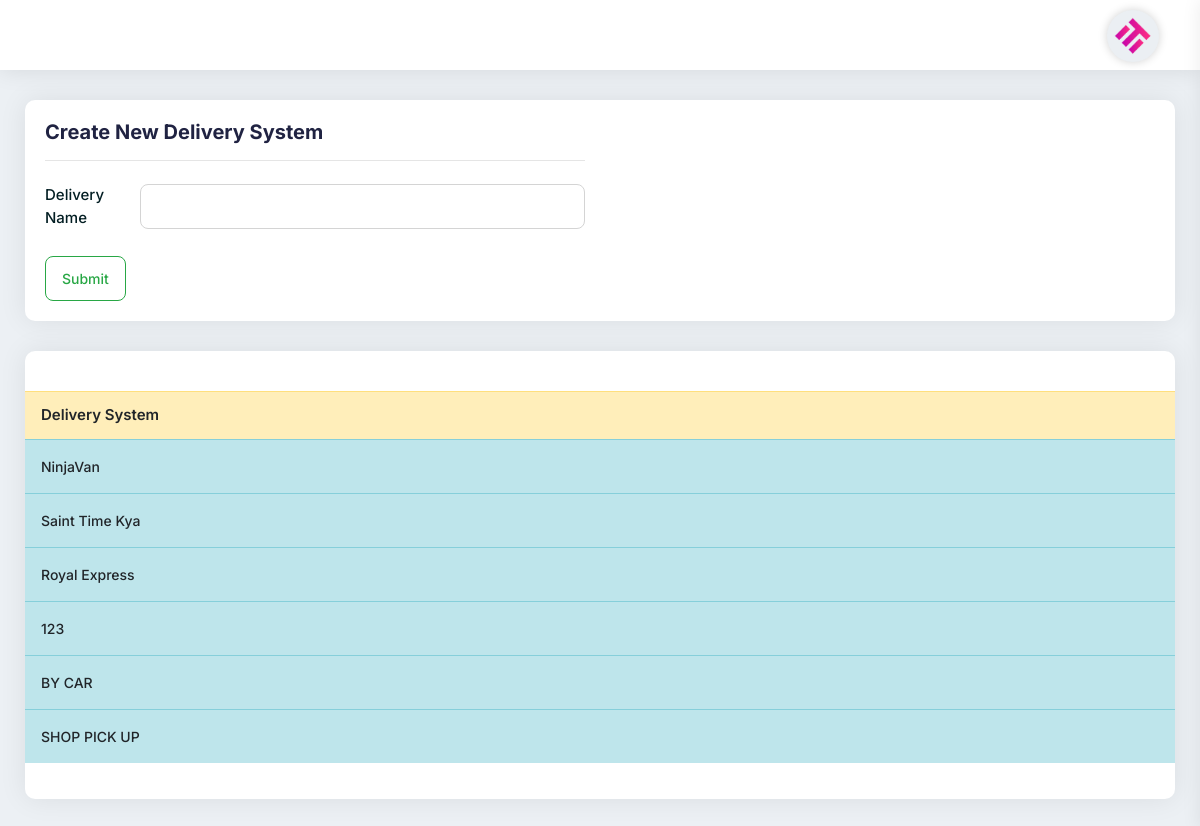
/DeliveryView, run on the app's committed database.
### myapp/models.py (models this page shows, shortened)
class DeliverySystem(models.Model):
    delivery_name = models.CharField(max_length=225)

### myapp/views.py (the view, shortened to what this page needs)
# urls.py: path('DeliveryView', DeliveryView.as_view(), name= 'DeliveryView'),
class DeliveryView(View):
    def get(self,request):
        deli = DeliverySystem.objects.all()
        context ={'deli':deli}
        return render(request, 'delivery_view.html', context)

### templates/delivery_view.html (shortened to what this page needs)
{% extends 'base.html' %}
{% block content %}
<div class="page-header">
    <div class="row">
        <div class="col-md-6 col-sm-12">
            <div class="title">
                <h5>Create New Delivery System</h5>
            </div>
            <hr>
        </div>
    </div>
    <div class="row">
        <div class="col-md-6 col-sm-12">
            <form action="{% url 'myapp:DeliveryView' %}" method="post">{% csrf_token %}
                <div class="form-group row">
                    <label class="col-sm-12 col-md-2 col-form-label">Delivery Name</label>
                    <div class="col-sm-12 col-md-10">
                        <input class="form-control" type="text" placeholder="" name="delivery_name">
                    </div>
                </div>
                <input type="submit" value="Submit" class="btn btn-outline-success">
            </form>
        </div>
    </div>
</div>
<div class="card-box mb-30">
    <div class="pd-20">
    </div>
    <div class="pb-20">
        <table class="data-table table stripe hover nowrap">
            <thead>
            <tr class="table-warning">
                <th>Delivery System</th>
            </tr>
            </thead>
            <tbody>
            {% for p in deli %}
            <tr class="table-info">
                <td class="table-plus">{{p.delivery_name}}</td>
            </tr>
            {% endfor %}
            </tbody>
        </table>
    </div>
</div>
{% endblock content %}

### data on the page
DeliverySystem: delivery_name "NinjaVan"
DeliverySystem: delivery_name "Saint Time Kya"
DeliverySystem: delivery_name "Royal Express"
DeliverySystem: delivery_name "123"
DeliverySystem: delivery_name "BY CAR"
DeliverySystem: delivery_name "SHOP PICK UP"
